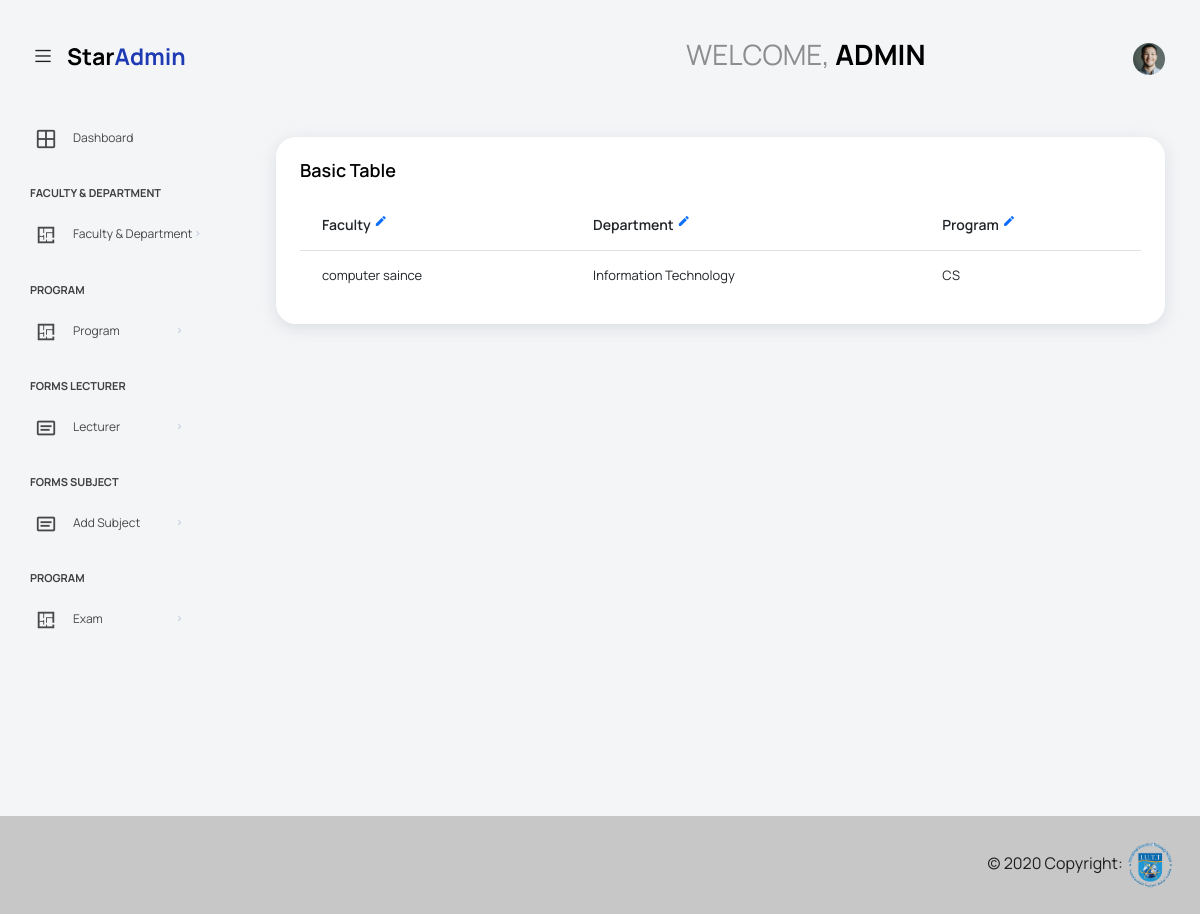
/adminPanel/index.php (signed in), run on an earlier commit of the app's database.
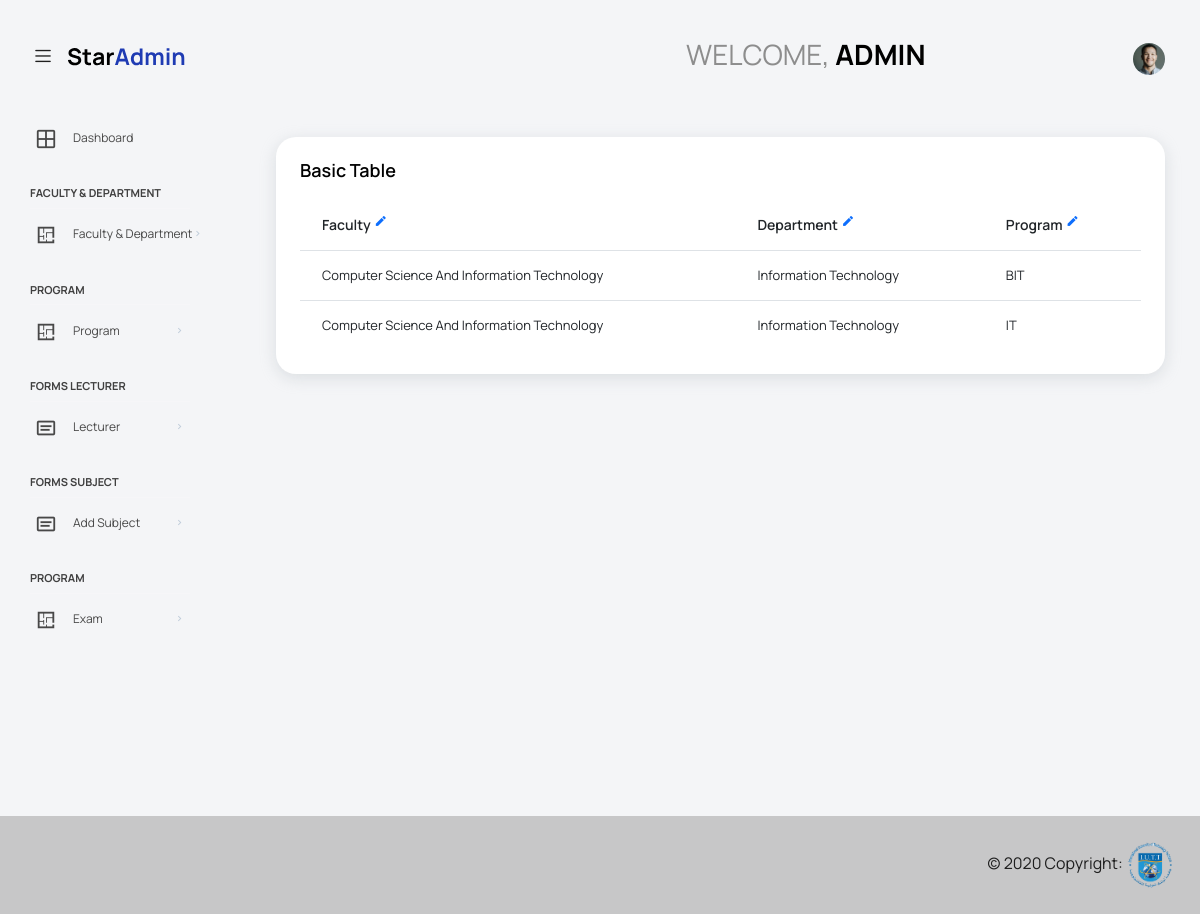
And on a later commit of the database.
### tables this page shows
CREATE TABLE IF NOT EXISTS `faculty` (
  `F_ID` int(11) NOT NULL AUTO_INCREMENT,
  `F_Name` varchar(50) NOT NULL,
  PRIMARY KEY (`F_ID`)
);

CREATE TABLE IF NOT EXISTS `program` (
  `P_ID` int(11) NOT NULL AUTO_INCREMENT,
  `P_Name` varchar(50) NOT NULL,
  `D_ID` int(11) NOT NULL,
  PRIMARY KEY (`P_ID`),
  KEY `D_ID` (`D_ID`)
);

CREATE TABLE IF NOT EXISTS `department` (
  `D_ID` int(11) NOT NULL AUTO_INCREMENT,
  `D_Name` varchar(50) NOT NULL,
  `F_ID` int(11) NOT NULL,
  PRIMARY KEY (`D_ID`),
  KEY `F_ID` (`F_ID`) USING BTREE
);

### adminPanel/index.php (the view, shortened to what this page needs)
<!DOCTYPE html>
<html lang="en">
<head>
  <link rel="stylesheet" href="vendors/feather/feather.css">
  <link rel="stylesheet" href="vendors/mdi/css/materialdesignicons.min.css">
  <link rel="stylesheet" href="vendors/ti-icons/css/themify-icons.css">
  <link rel="stylesheet" href="vendors/typicons/typicons.css">
  <link rel="stylesheet" href="vendors/simple-line-icons/css/simple-line-icons.css">
  <link rel="stylesheet" href="vendors/css/vendor.bundle.base.css">
  <link rel="stylesheet" href="vendors/datatables.net-bs4/dataTables.bootstrap4.css">
  <link rel="stylesheet" href="js/select.dataTables.min.css">
  <link rel="stylesheet" href="css/vertical-layout-light/style.css">
</head>
<body>
  <div class="container-scroller">
    <?php include('head.php');?>
    <div class="container-fluid page-body-wrapper">
      <?php include('sidebar.php'); ?>
      <div class="main-panel">
        <div class="content-wrapper">
          <div class="row">
            <div class="col-sm-12">
              <div class="card">
                <div class="card-body">
                  <h4 class="card-title">Basic Table</h4>
                  <div class="table-responsive">
                  <?php
                      $query= "SELECT `faculty`.*, `department`.*, `program`.*
                      FROM `faculty`
                        LEFT JOIN `department`
                         ON `department`.`F_ID` = `faculty`.`F_ID`
                        LEFT JOIN `program`
                         ON `program`.`D_ID` = `department`.`D_ID`";
                       $result = mysqli_query($conn,$query);
                      if(mysqli_num_rows($result)> 0)
                      {?>
                <table class="table">
                  <thead>
                    <tr>
                      <th>Faculty <a class="mdi mdi-border-color" href="manage-faculty.php"></a></th>
                      <th>Department <a class="mdi mdi-border-color" href="manage-department.php"></a></th>
                      <th>Program <a class="mdi mdi-border-color" href="manage-program.php"></a></th>
                    </tr>
                  </thead>
                  <tbody>
                  <?php while($row = mysqli_fetch_assoc($result))
                {?>
                    <tr>
                      <td><?php echo @$row['F_Name']; ?></td>
                      <td><?php echo @$row['D_Name']; ?></td>
                      <td><?php echo @$row['P_Name']; ?></td>
                    </tr>
                    <?php
                  }
                  }
                  else echo "you don't have any data";?>
                            </tbody>
                    </table>
                  </div>
                </div>
              </div>
            </div>
            </div>
          </div>
        </div>
      </div>
      <footer class="bg-light text-center text-lg-start">
  <div class="text-end p-4" style="background-color: rgba(0, 0, 0, 0.2);">
    © 2020 Copyright:
    <img  src="../images/Logo.png" style="height: 50px; width: auto;">
  </div>
</footer>
    </div>
</body>
</html>

What changed in the data, as far as the page shows it:
now on one of the page's lists (row edited): faculty: F_Name "Computer Science And Information Technology", department.D_Name "Information Technology", program.P_Name "IT"
changed faculty "Information Technology": F_Name "computer saince" → "Computer Science And Information Technology"; program.P_Name "CS" → "BIT"
